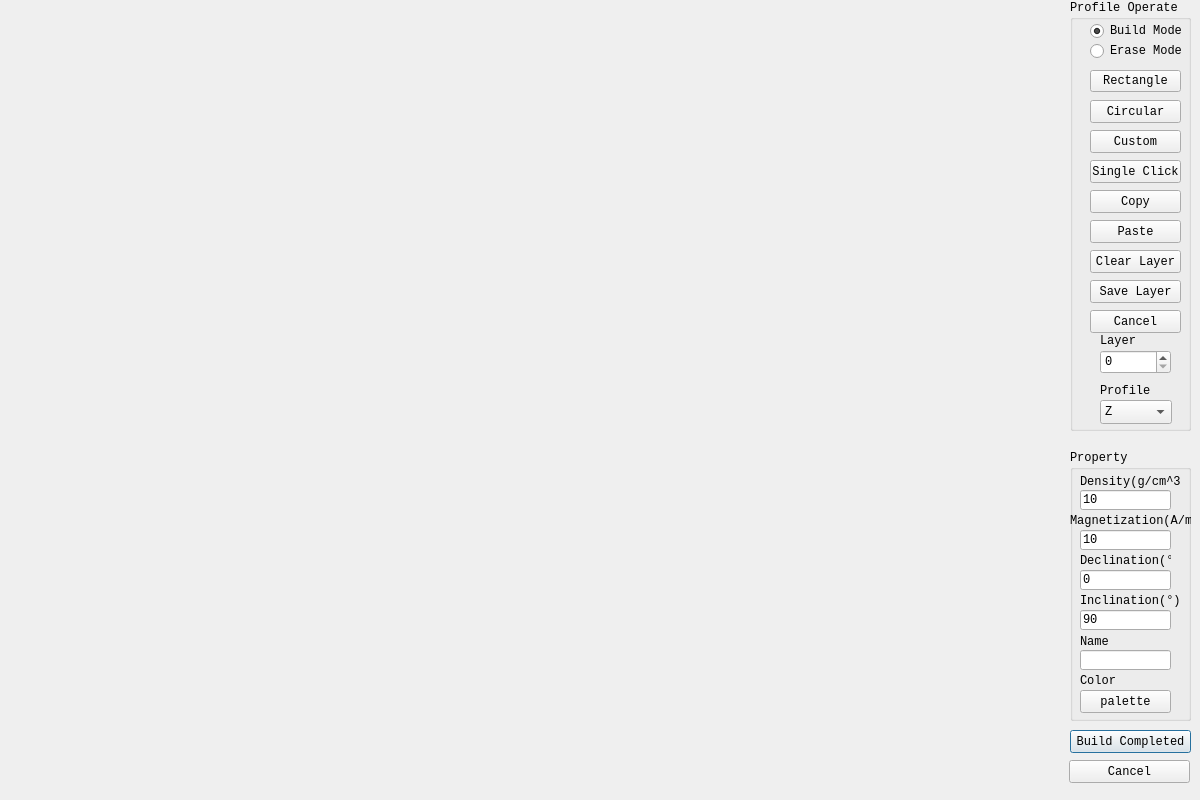
<?xml version="1.0" encoding="UTF-8"?>
<ui version="4.0">
 <class>AddIrregularDialog</class>
 <widget class="QDialog" name="AddIrregularDialog">
  <property name="geometry">
   <rect>
    <x>0</x>
    <y>0</y>
    <width>1200</width>
    <height>800</height>
   </rect>
  </property>
  <property name="font">
   <font>
    <family>Consolas</family>
   </font>
  </property>
  <property name="windowTitle">
   <string>Dialog</string>
  </property>
  <widget class="QPushButton" name="okbtn">
   <property name="geometry">
    <rect>
     <x>1070</x>
     <y>730</y>
     <width>121</width>
     <height>23</height>
    </rect>
   </property>
   <property name="font">
    <font>
     <family>Consolas</family>
    </font>
   </property>
   <property name="text">
    <string>Build Completed</string>
   </property>
  </widget>
  <widget class="QPushButton" name="pushButton_14">
   <property name="geometry">
    <rect>
     <x>1069</x>
     <y>760</y>
     <width>121</width>
     <height>23</height>
    </rect>
   </property>
   <property name="font">
    <font>
     <family>Consolas</family>
    </font>
   </property>
   <property name="text">
    <string>Cancel</string>
   </property>
  </widget>
  <widget class="QGroupBox" name="groupBox">
   <property name="geometry">
    <rect>
     <x>1070</x>
     <y>0</y>
     <width>121</width>
     <height>431</height>
    </rect>
   </property>
   <property name="title">
    <string>Profile Operate</string>
   </property>
   <widget class="QPushButton" name="rectbtn">
    <property name="geometry">
     <rect>
      <x>20</x>
      <y>70</y>
      <width>91</width>
      <height>22</height>
     </rect>
    </property>
    <property name="font">
     <font>
      <family>Consolas</family>
     </font>
    </property>
    <property name="text">
     <string>Rectangle</string>
    </property>
   </widget>
   <widget class="QPushButton" name="circularbtn">
    <property name="geometry">
     <rect>
      <x>20</x>
      <y>100</y>
      <width>91</width>
      <height>23</height>
     </rect>
    </property>
    <property name="font">
     <font>
      <family>Consolas</family>
     </font>
    </property>
    <property name="text">
     <string>Circular</string>
    </property>
   </widget>
   <widget class="QPushButton" name="custombtn">
    <property name="geometry">
     <rect>
      <x>20</x>
      <y>130</y>
      <width>91</width>
      <height>23</height>
     </rect>
    </property>
    <property name="font">
     <font>
      <family>Consolas</family>
     </font>
    </property>
    <property name="text">
     <string>Custom</string>
    </property>
   </widget>
   <widget class="QPushButton" name="clickbtn">
    <property name="geometry">
     <rect>
      <x>20</x>
      <y>160</y>
      <width>91</width>
      <height>23</height>
     </rect>
    </property>
    <property name="font">
     <font>
      <family>Consolas</family>
     </font>
    </property>
    <property name="text">
     <string>Single Click</string>
    </property>
   </widget>
   <widget class="QPushButton" name="copybtn">
    <property name="geometry">
     <rect>
      <x>20</x>
      <y>190</y>
      <width>91</width>
      <height>23</height>
     </rect>
    </property>
    <property name="font">
     <font>
      <family>Consolas</family>
     </font>
    </property>
    <property name="text">
     <string>Copy</string>
    </property>
   </widget>
   <widget class="QPushButton" name="pastebtn">
    <property name="geometry">
     <rect>
      <x>20</x>
      <y>220</y>
      <width>91</width>
      <height>23</height>
     </rect>
    </property>
    <property name="font">
     <font>
      <family>Consolas</family>
     </font>
    </property>
    <property name="text">
     <string>Paste</string>
    </property>
   </widget>
   <widget class="QPushButton" name="clearbtn">
    <property name="geometry">
     <rect>
      <x>20</x>
      <y>250</y>
      <width>91</width>
      <height>23</height>
     </rect>
    </property>
    <property name="font">
     <font>
      <family>Consolas</family>
     </font>
    </property>
    <property name="text">
     <string>Clear Layer</string>
    </property>
   </widget>
   <widget class="QPushButton" name="finishbtn">
    <property name="geometry">
     <rect>
      <x>20</x>
      <y>280</y>
      <width>91</width>
      <height>23</height>
     </rect>
    </property>
    <property name="font">
     <font>
      <family>Consolas</family>
     </font>
    </property>
    <property name="text">
     <string>Save Layer</string>
    </property>
   </widget>
   <widget class="QPushButton" name="cancelbtn">
    <property name="geometry">
     <rect>
      <x>20</x>
      <y>310</y>
      <width>91</width>
      <height>23</height>
     </rect>
    </property>
    <property name="font">
     <font>
      <family>Consolas</family>
     </font>
    </property>
    <property name="text">
     <string>Cancel</string>
    </property>
   </widget>
   <widget class="QLabel" name="label_25">
    <property name="geometry">
     <rect>
      <x>30</x>
      <y>330</y>
      <width>41</width>
      <height>21</height>
     </rect>
    </property>
    <property name="text">
     <string>Layer</string>
    </property>
   </widget>
   <widget class="QSpinBox" name="spinBox">
    <property name="geometry">
     <rect>
      <x>30</x>
      <y>350</y>
      <width>71</width>
      <height>24</height>
     </rect>
    </property>
    <property name="font">
     <font>
      <family>Consolas</family>
     </font>
    </property>
    <property name="maximum">
     <number>100000</number>
    </property>
   </widget>
   <widget class="QLabel" name="label_26">
    <property name="geometry">
     <rect>
      <x>30</x>
      <y>380</y>
      <width>54</width>
      <height>21</height>
     </rect>
    </property>
    <property name="text">
     <string>Profile</string>
    </property>
   </widget>
   <widget class="QComboBox" name="comboBox">
    <property name="geometry">
     <rect>
      <x>30</x>
      <y>400</y>
      <width>72</width>
      <height>24</height>
     </rect>
    </property>
    <item>
     <property name="text">
      <string>Z</string>
     </property>
    </item>
    <item>
     <property name="text">
      <string>Y</string>
     </property>
    </item>
    <item>
     <property name="text">
      <string>X</string>
     </property>
    </item>
   </widget>
   <widget class="QRadioButton" name="BuildButton">
    <property name="geometry">
     <rect>
      <x>20</x>
      <y>20</y>
      <width>97</width>
      <height>22</height>
     </rect>
    </property>
    <property name="text">
     <string>Build Mode</string>
    </property>
    <property name="checked">
     <bool>true</bool>
    </property>
   </widget>
   <widget class="QRadioButton" name="EraseButton">
    <property name="geometry">
     <rect>
      <x>20</x>
      <y>40</y>
      <width>97</width>
      <height>22</height>
     </rect>
    </property>
    <property name="text">
     <string>Erase Mode</string>
    </property>
   </widget>
  </widget>
  <widget class="QGroupBox" name="groupBox_2">
   <property name="geometry">
    <rect>
     <x>1070</x>
     <y>450</y>
     <width>121</width>
     <height>271</height>
    </rect>
   </property>
   <property name="title">
    <string>Property</string>
   </property>
   <widget class="QLabel" name="label_21">
    <property name="geometry">
     <rect>
      <x>10</x>
      <y>20</y>
      <width>101</width>
      <height>23</height>
     </rect>
    </property>
    <property name="text">
     <string>Density(g/cm^3)</string>
    </property>
   </widget>
   <widget class="QLineEdit" name="DenEdit">
    <property name="geometry">
     <rect>
      <x>10</x>
      <y>40</y>
      <width>91</width>
      <height>20</height>
     </rect>
    </property>
    <property name="text">
     <string>10</string>
    </property>
   </widget>
   <widget class="QLabel" name="label_22">
    <property name="geometry">
     <rect>
      <x>0</x>
      <y>60</y>
      <width>121</width>
      <height>21</height>
     </rect>
    </property>
    <property name="font">
     <font>
      <family>Consolas</family>
     </font>
    </property>
    <property name="text">
     <string>Magnetization(A/m)</string>
    </property>
   </widget>
   <widget class="QLineEdit" name="MEdit">
    <property name="geometry">
     <rect>
      <x>10</x>
      <y>80</y>
      <width>91</width>
      <height>20</height>
     </rect>
    </property>
    <property name="text">
     <string>10</string>
    </property>
   </widget>
   <widget class="QLabel" name="label_23">
    <property name="geometry">
     <rect>
      <x>10</x>
      <y>100</y>
      <width>91</width>
      <height>21</height>
     </rect>
    </property>
    <property name="text">
     <string>Declination(°)</string>
    </property>
   </widget>
   <widget class="QLineEdit" name="DecEdit">
    <property name="geometry">
     <rect>
      <x>10</x>
      <y>120</y>
      <width>91</width>
      <height>20</height>
     </rect>
    </property>
    <property name="text">
     <string>0</string>
    </property>
   </widget>
   <widget class="QLabel" name="label_24">
    <property name="geometry">
     <rect>
      <x>10</x>
      <y>140</y>
      <width>101</width>
      <height>21</height>
     </rect>
    </property>
    <property name="text">
     <string>Inclination(°)</string>
    </property>
   </widget>
   <widget class="QLineEdit" name="IncEdit">
    <property name="geometry">
     <rect>
      <x>10</x>
      <y>160</y>
      <width>91</width>
      <height>20</height>
     </rect>
    </property>
    <property name="text">
     <string>90</string>
    </property>
   </widget>
   <widget class="QLabel" name="label_14">
    <property name="geometry">
     <rect>
      <x>10</x>
      <y>180</y>
      <width>41</width>
      <height>23</height>
     </rect>
    </property>
    <property name="text">
     <string>Name</string>
    </property>
   </widget>
   <widget class="QLineEdit" name="NameEdit">
    <property name="geometry">
     <rect>
      <x>10</x>
      <y>200</y>
      <width>91</width>
      <height>20</height>
     </rect>
    </property>
   </widget>
   <widget class="QLabel" name="label_15">
    <property name="geometry">
     <rect>
      <x>10</x>
      <y>220</y>
      <width>41</width>
      <height>21</height>
     </rect>
    </property>
    <property name="text">
     <string>Color</string>
    </property>
   </widget>
   <widget class="QPushButton" name="PaletteBtn">
    <property name="geometry">
     <rect>
      <x>10</x>
      <y>240</y>
      <width>91</width>
      <height>23</height>
     </rect>
    </property>
    <property name="text">
     <string>palette</string>
    </property>
   </widget>
  </widget>
 </widget>
 <resources/>
 <connections/>
</ui>
